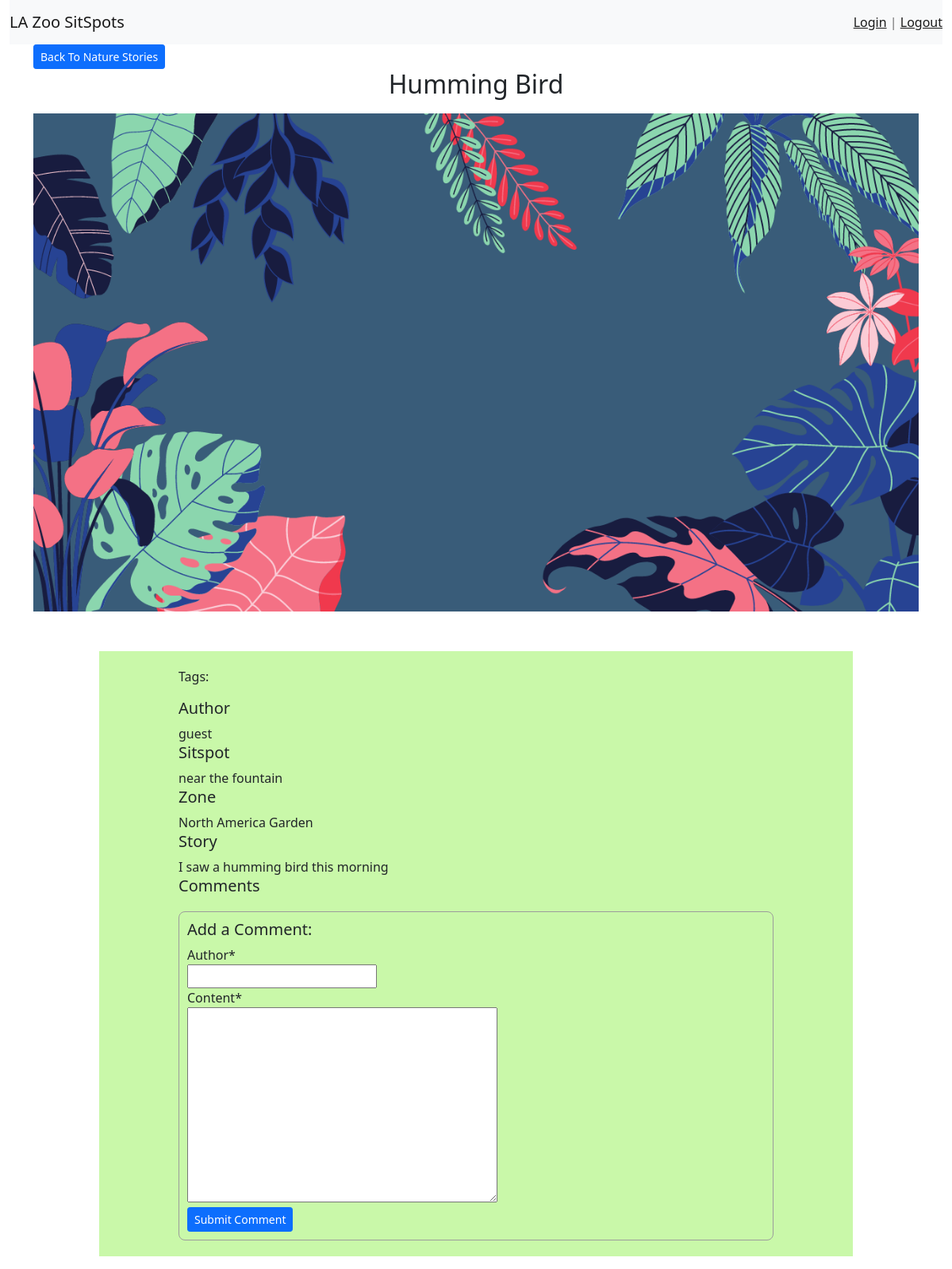
Screenshot of /naturestories/3 with the database file from the repository.
### SitSpots/models.py (models this page shows, shortened)
class Post(models.Model):
    author = models.CharField(max_length=255)
    user = models.ForeignKey(MyUser, related_name="posts", on_delete=models.SET_NULL, null=True, blank=True)
    title = models.CharField(max_length=255)
    content = models.TextField()
    website = models.URLField(max_length=500, blank=True, default='')
    image = models.ImageField(null=True, upload_to='profile_pic', default='default.jpg')   #arguments to be changed
    zone = models.ForeignKey(Zone, related_name="zone_posts", on_delete=models.SET_NULL, null=True)
    sitspot = models.CharField(max_length=255)
    flagged=models.BooleanField(default=False)
    created_at = models.DateTimeField(auto_now_add=True)
    updated_at = models.DateTimeField(auto_now=True)

class Zone(models.Model):
    name = models.CharField(max_length=255)
    created_at = models.DateTimeField(auto_now_add=True)
    updated_at = models.DateTimeField(auto_now=True)

### naturestories/views.py (the view)
# urls.py: path('<int:numb>', views.stories_read_more),
def stories_read_more(request, numb):
    this_post = Post.objects.get(id=numb)
    comment_form = CommentForm()
    reply_form = ReplyForm()
    context ={
        "post" : this_post,
        "comment_form" : comment_form,
        "reply_form" : reply_form,
    }
    print("*"*40)
    print(this_post.image.url)
    return render(request, "naturestories/stories_read_more.html", context)

### naturestories/forms.py
class CommentForm(forms.ModelForm):
    author = forms.CharField(max_length=255, required=True)
    class Meta:
        model = Comment
        fields = ('author','content')

class ReplyForm(forms.ModelForm):
    author = forms.CharField(max_length=255, required=True)
    content = forms.CharField(max_length=255, required=True)
    class Meta:
        model = Reply
        fields = ('author','content')

### naturestories/templates/naturestories/stories_read_more.html (shortened to what this page needs)
<!DOCTYPE html>
<html lang="en">
    <head>
        <link href="https://cdn.jsdelivr.net/npm/bootstrap@5.0.0-beta2/dist/css/bootstrap.min.css" rel="stylesheet">
            {% load static %}
        <link rel="stylesheet" href="{% static 'naturestories/css/style.css' %}">
        {%load crispy_forms_tags %}
    </head>
    <body class="container-fluid" data-media-url="{% get_media_prefix %}">
        <header>
            <nav class="navbar navbar-light bg-light justify-content-between">
                <a class="navbar-brand" href="/">LA Zoo SitSpots</a>
                <span class="navbar-text">
                    <a href="/accounts/login">Login</a> |
                    <a href="/accounts/logout">Logout</a>
                </span>
            </nav>
        </header>
        <div class="container">
            <a class="btn btn-primary btn-sm" href="/naturestories">Back To Nature Stories</a>
            <h2 class="text-center">{{post.title}}</h2>
            <div class="read_more_img">
                <img src="{{post.image.url}}" class="img-fluid">
            </div>
            <div class="row justify-content-md-center">
                <ul class="read_more col col-lg-10">
                    <li class="row">
                        <p class="col col-lg-1">Tags:</p>
                    </li>
                    <li><h5>Author</h5> {{post.author}}</li>
                    <li><h5>Sitspot</h5> {{post.sitspot}}</li>
                    <li><h5>Zone</h5> {{post.zone.name}}</li>
                    <li><h5>Story</h5>{{post.content}}</li>
                    <li>
                        <h5>Comments</h5>
                    </li>
                    <li class="add_comment_form">
                        <h5>Add a Comment:</h5>
                        <form action="/naturestories/new_comment" method="POST" id="new_comment">
                            {{ comment_form|crispy }}
                            <button type="submit" class="btn btn-primary btn-sm">Submit Comment</button>
                        </form>
                    </li>
                </ul>
            </div>
        </div>
    </body>
</html>

### naturestories/static/naturestories/css/style.css (style rules this page uses)
ul.read_more { list-style-type: none; background-color: #c9f8a9; padding: 20px 100px; }
.read_more_img { display: flex; align-items: center; justify-content: center; padding: 10px 0px 50px 0px; }
.add_comment_form { border-radius: .50rem; border: 1px solid rgb(156, 156, 156); padding: 10px; margin-top: 20px; }

### rows the page displays
Post: title "Humming Bird", image (picture), author "guest", sitspot "near the fountain", zone.name "North America Garden", content "I saw a humming bird this morning"
